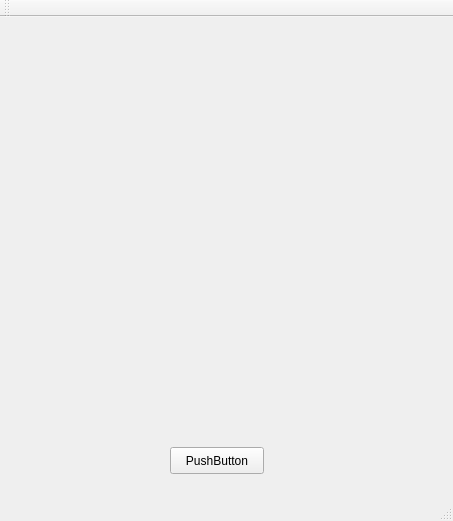
<?xml version="1.0" encoding="UTF-8"?>
<ui version="4.0">
 <class>MainWindow</class>
 <widget class="QMainWindow" name="MainWindow">
  <property name="geometry">
   <rect>
    <x>0</x>
    <y>0</y>
    <width>453</width>
    <height>521</height>
   </rect>
  </property>
  <property name="windowTitle">
   <string>MainWindow</string>
  </property>
  <widget class="QWidget" name="centralWidget">
   <widget class="QPushButton" name="pushButton">
    <property name="geometry">
     <rect>
      <x>170</x>
      <y>430</y>
      <width>94</width>
      <height>27</height>
     </rect>
    </property>
    <property name="text">
     <string>PushButton</string>
    </property>
   </widget>
   <widget class="QVTKWidget" name="qvtkWidget">
    <property name="geometry">
     <rect>
      <x>20</x>
      <y>10</y>
      <width>400</width>
      <height>400</height>
     </rect>
    </property>
   </widget>
  </widget>
  <widget class="QMenuBar" name="menuBar">
   <property name="geometry">
    <rect>
     <x>0</x>
     <y>0</y>
     <width>453</width>
     <height>21</height>
    </rect>
   </property>
  </widget>
  <widget class="QToolBar" name="mainToolBar">
   <attribute name="toolBarArea">
    <enum>TopToolBarArea</enum>
   </attribute>
   <attribute name="toolBarBreak">
    <bool>false</bool>
   </attribute>
  </widget>
  <widget class="QStatusBar" name="statusBar"/>
 </widget>
 <layoutdefault spacing="6" margin="11"/>
 <customwidgets>
  <customwidget>
   <class>QVTKWidget</class>
   <extends>QWidget</extends>
   <header>QVTKWidget.h</header>
  </customwidget>
 </customwidgets>
 <resources/>
 <connections/>
</ui>
